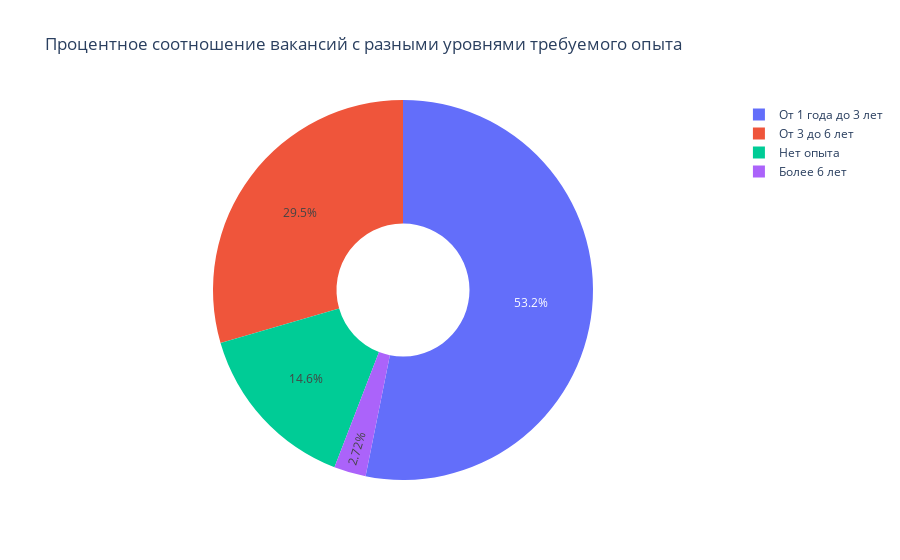

The notebook cell this image was saved under:
### Code cell
fig = px.pie(
        values = answer_4_5.cnt,
        names = answer_4_5.experience,
        title='Процентное соотношение вакансий с разными уровнями требуемого опыта',
        hole=0.35
)

fig.show()

### Figure 1 — Plotly figure (JSON) as saved in the notebook; plotly's stock layout.template omitted (floating-point values rounded to 4 significant figures)
{"data": [{"domain": {"x": [0, 1], "y": [0, 1]}, "hole": 0.35, "hovertemplate": "label=%{label}<br>value=%{value}<extra></extra>", "labels": ["Более 6 лет", "Нет опыта", "От 3 до 6 лет", "От 1 года до 3 лет"], "legendgroup": "", "name": "", "showlegend": true, "type": "pie", "values": [1337, 7197, 14511, 26152]}], "layout": {"autosize": true, "legend": {"tracegroupgap": 0}, "title": {"text": "Процентное соотношение вакансий с разными уровнями требуемого опыта"}}}
